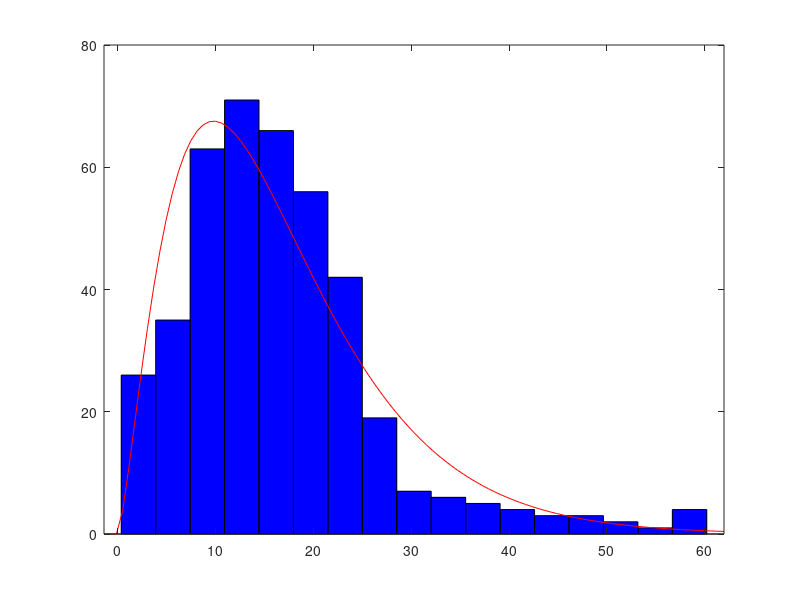

The MATLAB script that drew this image: (Note: this script raises an error after producing the figure.)
clear all; close all; clc
C1 = load('MdmxsiRNA_UV16.mat');

AlAf_1  = zeros(101,143);
cg1 = 0;
Peaks1 = zeros(30,2);
Before = zeros(50,101);
During = zeros(143,101);
After = zeros(143,101);
CTot = 0; Amps = [];
for i = 1:101
    i
    F1 = C1.UV16MX_data(1,i).YFP;
    M = 50;
    
    if (F1(end) > 0)
        cg1 = cg1 + 1;
        
        As = []; Ps = []; Bs = []; Cs = 0; Ct = 0;
        for u = 51:length(F1)-1
            if (F1(u) > F1(u-1) && F1(u) > F1(u+1))
                if (u <= 3)
                    if (F1(u) == max(F1(1:u+3)))
                        Cs = Cs+1; As(Cs) = F1(u); Ps(Cs) = u;
                    end
                elseif (u >= 141)
                    if (F1(u) == max(F1(u-3:end)))
                        Cs = Cs+1; As(Cs) = F1(u); Ps(Cs) = u;
                    end
                else
                    if (F1(u) == max(F1(u-3:u+3)))
                        Cs = Cs+1; As(Cs) = F1(u); Ps(Cs) = u;
                    end
                end
            end
        end
        Ch = find(Ps(2:end)-Ps(1:end-1) <= 5);
        As(Ch) - As(Ch+1);
        for u = 1:length(As)-1;
            CTot = CTot +1;
            if u == 1
                R = Ps(u):Ps(u+1);
                AU = find(F1(R) == min(F1(R)));
                Amps(CTot) = As(u)-F1(AU+Ps(u));
            else
                R1 = Ps(u):Ps(u+1);
                AU1 = find(F1(R1) == min(F1(R1)));
                R2 = Ps(u-1):Ps(u);
                AU2 = find(F1(R2) == min(F1(R2)));
                Amps(CTot) = As(u)- mean([F1(AU1+Ps(u)) F1(AU2+Ps(u-1))]);
            end
        end
        
        g = find(F1(50:end) == max(F1(50:end)))+49;
        Peaks1(cg1,2) = F1(g); Peaks1(cg1,1) = g;
        Before(:,cg1) = F1(1:50)';
        L = find(F1 < mean(F1)); LL = L(min(find(L > g)));
        During(1:LL-M+1,cg1) = F1(M:LL);
        Nul = min(find(F1 == 0));
        if (length(Nul) == 0)
            Nul = 143;
        end
        After(1:Nul-50,cg1) = F1(51:Nul);        
        AlAf_1(cg1,1:length(F1)) = F1;
    end
end


figure
B = sort(Amps);
C = min(find(B > 120));
h = histfit(B(2:C)/2,17,'Gamma'); goodplot
set(h(1),'facecolor',[0.9 0.9 0.99]);
set(h(1),'edgecolor',[0.1 0.1 0.5],'LineWidth',4);
set(h(2),'color',[0.9 0.2 0.0],'LineWidth',4)